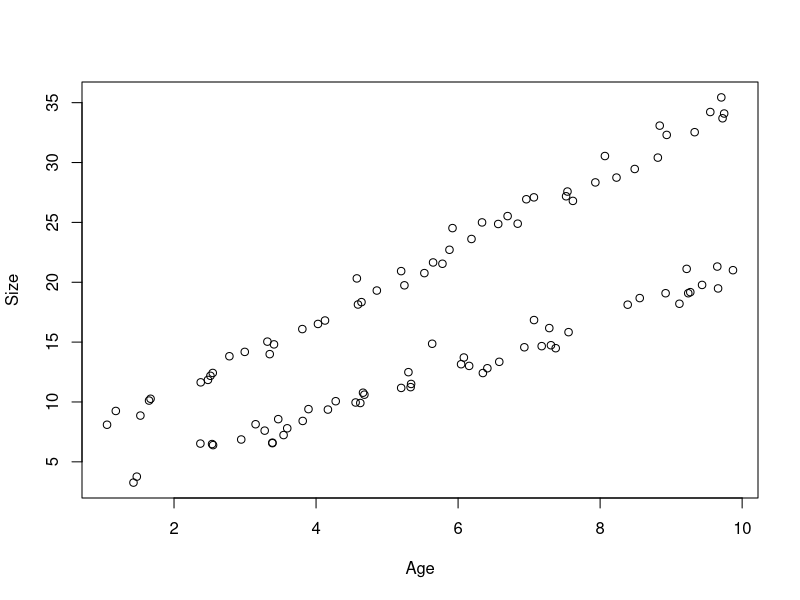

Here is the R script that generated this plot: (Note: this script raises an error after producing the figure.)

#  NRES 710, Multi-Variable Modeling - Interactions
#     University of Nevada, Reno
#     Modeling interactions between X-variables
#  NOTE: to print as a DOCX, need to comment out the two 'plotly' 3D graphs

# Load the data
datum <- read.csv("lecture_13_dataset.csv")
head(datum)

# Plot the data
plot(Size ~ Age, data = datum)

# Fit a lm() without the interaction
results <- lm(Size ~ Age + Sex, data = datum)
summary(results)
# Fit a lm() with the interaction
results <- lm(Size ~ Age + Sex + Age:Sex, data = datum)
summary(results)
# Fit a lm() for males only
resultsMale <- lm(Size ~ Age, data = subset(datum, datum$Sex == "Male"))
summary(resultsMale)
# Confint for males
confint(resultsMale)
# Fit a lm() for females only
resultsFemale <- lm(Size ~ Age, data = subset(datum, datum$Sex == "Female"))
summary(resultsFemale)
confint(resultsFemale)
# Fit a lm() with interactions using a *
results <- lm(Size ~ Age*Sex, data = datum)
summary(results)
################### 'Truth' ####################
### Lecture 13: code to simulate data for class

# Set the seed for reproducibility
set.seed(123)

### Dataset 1: age + sex + age*sex
# This is similar to the Age, Sex, and Size data we simulated for in Lecture 12.
# There is no collinearity between Age and Sex, but now there is an interaction
# between Sex and Age.

# First dataset
# X variable
n <- 50
x1 <- c(rep("Female", n), rep("Male", n))
x2 <- runif(n * 2, 1, 10)
dummy <- data.frame(model.matrix(~ x1 - 1))
colnames(dummy) <- c("Female", "Male")

# Simulate error
Error <- rnorm(n * 2, 0, 0.8)

# Predict Y
Response <- 4 + 1.5 * x2 + 2.5 * dummy$Male + 1 * x2 * dummy$Male + Error

# Dataframe
datum <- data.frame(Age = x2, Sex = x1, Male = dummy$Male, Size = Response)

# Save the data
write.csv(datum, "lecture_13_dataset1.csv", row.names = FALSE)


### Dataset 2: age + sex + age*sex, with a negative interaction effect
# First dataset
# X variable
n <- 50
x1 <- c(rep("Female", n), rep("Male", n))
x2 <- runif(n * 2, 1, 10)
dummy <- data.frame(model.matrix(~ x1 - 1))
colnames(dummy) <- c("Female", "Male")

# Simulate error
Error <- rnorm(n * 2, 0, 0.8)

# Predict Y
Response <- 4 + 1.5 * x2 + 5 * dummy$Male + -1.5 * x2 * dummy$Male + Error

# Dataframe
datum <- data.frame(Age = x2, Sex = x1, Male = dummy$Male, Size = Response)

# Save the data
write.csv(datum, "lecture_13_dataset2.csv", row.names = FALSE)


### Dataset 3:
# Set the seed for reproducibility
set.seed(123)

# Sample size
n <- 90

# Simulate X-variables
# Continuous variables: Latitude and Elevation
Latitude <- runif(n, 0, 1) * 30
Elevation <- runif(n, 0, 1) * 30

# Response variable: Size
Size <- 3.33*Latitude + 1.6*Elevation

# Create dataframe
datum <- data.frame(Latitude=Latitude, Elevation=Elevation, Size=Size)

# Save the CSV file
write.csv(datum, "lecture_13_dataset3.csv")


### Dataset 4: size ~ latitude + elevation + latitude*elevation
# Set the seed for reproducibility
set.seed(123)

## Dataset 4
# Sample size
n <- 90

# Simulate X-variables
# Continuous variables: Latitude and Elevation
Latitude <- runif(n, 0, 1) * 30
Elevation <- runif(n, 0, 1) * 30

# Response variable: Size
Size <- 3.33*Latitude + 1.6*Elevation - 0.08 * Latitude * Elevation

# Create dataframe
datum <- data.frame(Latitude=Latitude, Elevation=Elevation, Size=Size)

# Save the CSV file
write.csv(datum, "lecture_13_dataset4.csv", row.names = FALSE)


### Dataset for class exercise: age + sex + age*sex
# This is similar to the Age, Sex, and Size data we simulated for in Lecture 12.
# There is no collinearity between Age and Sex, but now there is an interaction
# between Sex and Age.

# First dataset
# X variable
n <- 50
x1 <- c(rep("Female", n), rep("Male", n))
x2 <- runif(n * 2, 1, 10)
dummy <- data.frame(model.matrix(~ x1 - 1))
colnames(dummy) <- c("Female", "Male")

# Simulate error
Error <- rnorm(n * 2, 0, 0.8)

# Predict Y
Response <- 1 + 2 * x2 + 4 * dummy$Male + 1 * x2 * dummy$Male + Error

# Dataframe
datum <- data.frame(Age = x2, Sex = x1, Male = dummy$Male, Size = Response)

# Save as CSV
write.csv(datum, "lecture_13_dataset.csv")
